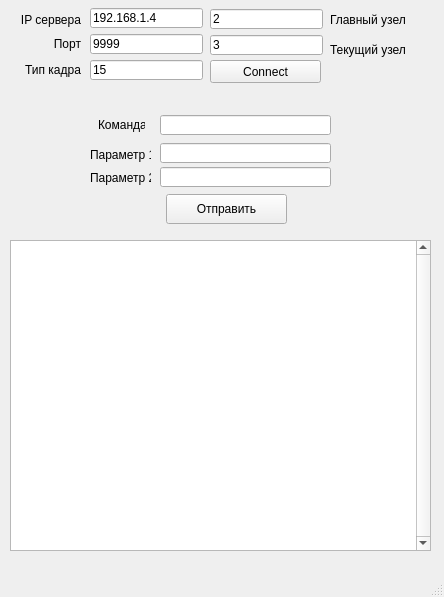
<?xml version="1.0" encoding="UTF-8"?>
<ui version="4.0">
 <class>Client</class>
 <widget class="QMainWindow" name="Client">
  <property name="geometry">
   <rect>
    <x>0</x>
    <y>0</y>
    <width>444</width>
    <height>597</height>
   </rect>
  </property>
  <property name="windowTitle">
   <string>Client</string>
  </property>
  <widget class="QWidget" name="centralwidget">
   <widget class="QPushButton" name="pushButton">
    <property name="geometry">
     <rect>
      <x>166</x>
      <y>194</y>
      <width>121</width>
      <height>30</height>
     </rect>
    </property>
    <property name="text">
     <string>Отправить</string>
    </property>
   </widget>
   <widget class="QLineEdit" name="lineCommand">
    <property name="geometry">
     <rect>
      <x>160</x>
      <y>115</y>
      <width>171</width>
      <height>20</height>
     </rect>
    </property>
   </widget>
   <widget class="QLineEdit" name="linePar1">
    <property name="geometry">
     <rect>
      <x>160</x>
      <y>143</y>
      <width>171</width>
      <height>20</height>
     </rect>
    </property>
   </widget>
   <widget class="QLineEdit" name="linePar2">
    <property name="geometry">
     <rect>
      <x>160</x>
      <y>167</y>
      <width>171</width>
      <height>20</height>
     </rect>
    </property>
   </widget>
   <widget class="QPushButton" name="pushButton_2">
    <property name="geometry">
     <rect>
      <x>210</x>
      <y>60</y>
      <width>111</width>
      <height>23</height>
     </rect>
    </property>
    <property name="text">
     <string>Connect</string>
    </property>
   </widget>
   <widget class="QTextEdit" name="textEdit">
    <property name="geometry">
     <rect>
      <x>10</x>
      <y>240</y>
      <width>421</width>
      <height>311</height>
     </rect>
    </property>
    <property name="verticalScrollBarPolicy">
     <enum>Qt::ScrollBarAlwaysOn</enum>
    </property>
   </widget>
   <widget class="QLineEdit" name="lineHost">
    <property name="geometry">
     <rect>
      <x>90</x>
      <y>8</y>
      <width>113</width>
      <height>20</height>
     </rect>
    </property>
    <property name="text">
     <string>192.168.1.4</string>
    </property>
   </widget>
   <widget class="QLabel" name="label">
    <property name="geometry">
     <rect>
      <x>98</x>
      <y>115</y>
      <width>47</width>
      <height>20</height>
     </rect>
    </property>
    <property name="text">
     <string>Команда</string>
    </property>
   </widget>
   <widget class="QLabel" name="label_2">
    <property name="geometry">
     <rect>
      <x>90</x>
      <y>147</y>
      <width>61</width>
      <height>16</height>
     </rect>
    </property>
    <property name="text">
     <string>Параметр 1</string>
    </property>
   </widget>
   <widget class="QLabel" name="label_3">
    <property name="geometry">
     <rect>
      <x>90</x>
      <y>170</y>
      <width>61</width>
      <height>16</height>
     </rect>
    </property>
    <property name="text">
     <string>Параметр 2</string>
    </property>
   </widget>
   <widget class="QLineEdit" name="linePort">
    <property name="geometry">
     <rect>
      <x>90</x>
      <y>34</y>
      <width>113</width>
      <height>20</height>
     </rect>
    </property>
    <property name="text">
     <string>9999</string>
    </property>
   </widget>
   <widget class="QLineEdit" name="lineMain">
    <property name="geometry">
     <rect>
      <x>210</x>
      <y>9</y>
      <width>113</width>
      <height>20</height>
     </rect>
    </property>
    <property name="text">
     <string>2</string>
    </property>
   </widget>
   <widget class="QLineEdit" name="lineCurrent">
    <property name="geometry">
     <rect>
      <x>210</x>
      <y>35</y>
      <width>113</width>
      <height>20</height>
     </rect>
    </property>
    <property name="text">
     <string>3</string>
    </property>
   </widget>
   <widget class="QLineEdit" name="lineFrame">
    <property name="geometry">
     <rect>
      <x>90</x>
      <y>60</y>
      <width>113</width>
      <height>20</height>
     </rect>
    </property>
    <property name="text">
     <string>15</string>
    </property>
   </widget>
   <widget class="QLabel" name="label_4">
    <property name="geometry">
     <rect>
      <x>20</x>
      <y>10</y>
      <width>61</width>
      <height>20</height>
     </rect>
    </property>
    <property name="text">
     <string>IP сервера</string>
    </property>
    <property name="alignment">
     <set>Qt::AlignRight|Qt::AlignTrailing|Qt::AlignVCenter</set>
    </property>
   </widget>
   <widget class="QLabel" name="label_5">
    <property name="geometry">
     <rect>
      <x>20</x>
      <y>34</y>
      <width>61</width>
      <height>20</height>
     </rect>
    </property>
    <property name="text">
     <string>Порт</string>
    </property>
    <property name="alignment">
     <set>Qt::AlignRight|Qt::AlignTrailing|Qt::AlignVCenter</set>
    </property>
   </widget>
   <widget class="QLabel" name="label_6">
    <property name="geometry">
     <rect>
      <x>20</x>
      <y>60</y>
      <width>61</width>
      <height>20</height>
     </rect>
    </property>
    <property name="text">
     <string>Тип кадра</string>
    </property>
    <property name="alignment">
     <set>Qt::AlignRight|Qt::AlignTrailing|Qt::AlignVCenter</set>
    </property>
   </widget>
   <widget class="QLabel" name="label_7">
    <property name="geometry">
     <rect>
      <x>330</x>
      <y>10</y>
      <width>101</width>
      <height>20</height>
     </rect>
    </property>
    <property name="text">
     <string>Главный узел</string>
    </property>
   </widget>
   <widget class="QLabel" name="label_8">
    <property name="geometry">
     <rect>
      <x>330</x>
      <y>40</y>
      <width>101</width>
      <height>20</height>
     </rect>
    </property>
    <property name="text">
     <string>Текущий узел</string>
    </property>
   </widget>
  </widget>
  <widget class="QMenuBar" name="menubar">
   <property name="geometry">
    <rect>
     <x>0</x>
     <y>0</y>
     <width>444</width>
     <height>22</height>
    </rect>
   </property>
  </widget>
  <widget class="QStatusBar" name="statusbar"/>
 </widget>
 <resources/>
 <connections/>
</ui>
